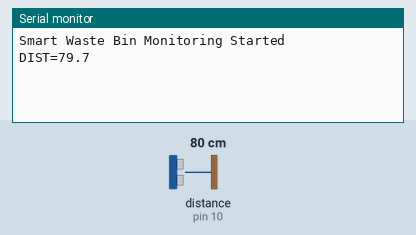
The sketch below on a simulated Arduino Uno, built with avr-gcc and run on an emulated ATmega328P. On the bench: the last lines printed to the serial monitor. Wiring (inferred from the names in the program): ultrasonic range finder: trigger pin 9; echo pin 10. The inputs (shaded band) are chosen by the test bench; at power-on: distance to the obstacle (sensor on pin 10) 80 cm. The echo pulse lasts 58.3 µs per cm.

Above: at 1.2 s.
1.3 s: distance to the obstacle (sensor on pin 10) set to 2 cm
At 2.1 s:
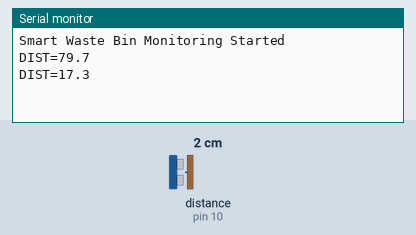
2.8 s: distance to the obstacle (sensor on pin 10) set to 4 cm
At 3.8 s:
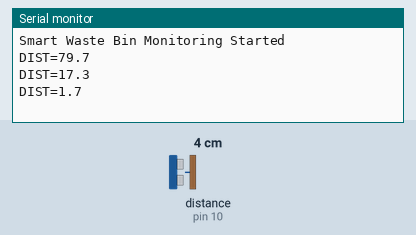
Timing chart, 0 to 5.8 s (numbered marks = the images above; inputs shaded):
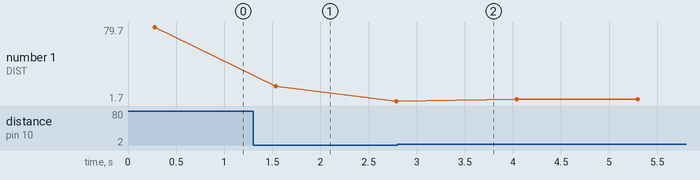

Measured:
- after the input at 1.3 s, the serial monitor: prints a new line after 0.23 s (image 1)
- plotted number 1: 79.7 → 1.7 after the input at 1.3 s, 1.7 → 3.7 after the input at 2.8 s

The sketch:

smart_bin.ino
```cpp
/*
====================================================
 IoT Smart Waste Bin Monitoring System
 Arduino Uno + HC-SR04 Ultrasonic Sensor
====================================================

 Sensor Connections:
 VCC  -> 5V
 TRIG -> Pin 9
 ECHO -> Pin 10
 GND  -> GND

 Serial Output Format:
 DIST=12.5

 Baud Rate:
 9600
====================================================
*/

#include <Arduino.h>

#define TRIG_PIN 9
#define ECHO_PIN 10

// Number of readings for averaging
const int sampleCount = 5;

float getDistanceCM()
{
  long duration;
  float distance;

  // Trigger ultrasonic pulse
  digitalWrite(TRIG_PIN, LOW);
  delayMicroseconds(2);

  digitalWrite(TRIG_PIN, HIGH);
  delayMicroseconds(10);

  digitalWrite(TRIG_PIN, LOW);

  // Read echo pulse
  duration = pulseIn(ECHO_PIN, HIGH, 30000);

  // Timeout protection
  if (duration == 0)
  {
    return -1;
  }

  // Convert to centimeters
  distance = duration * 0.0343 / 2;

  return distance;
}

void setup()
{
  Serial.begin(9600);

  pinMode(TRIG_PIN, OUTPUT);
  pinMode(ECHO_PIN, INPUT);

  Serial.println("Smart Waste Bin Monitoring Started");
}

void loop()
{
  float total = 0;
  int validReadings = 0;

  // Noise reduction using averaging
  for (int i = 0; i < sampleCount; i++)
  {
    float reading = getDistanceCM();

    if (reading > 0)
    {
      total += reading;
      validReadings++;
    }

    delay(50);
  }

  if (validReadings > 0)
  {
    float averageDistance = total / validReadings;

    // Send serial data in required format
    Serial.print("DIST=");
    Serial.println(averageDistance, 1);
  }

  // Delay between measurements
  delay(1000);
}
```
